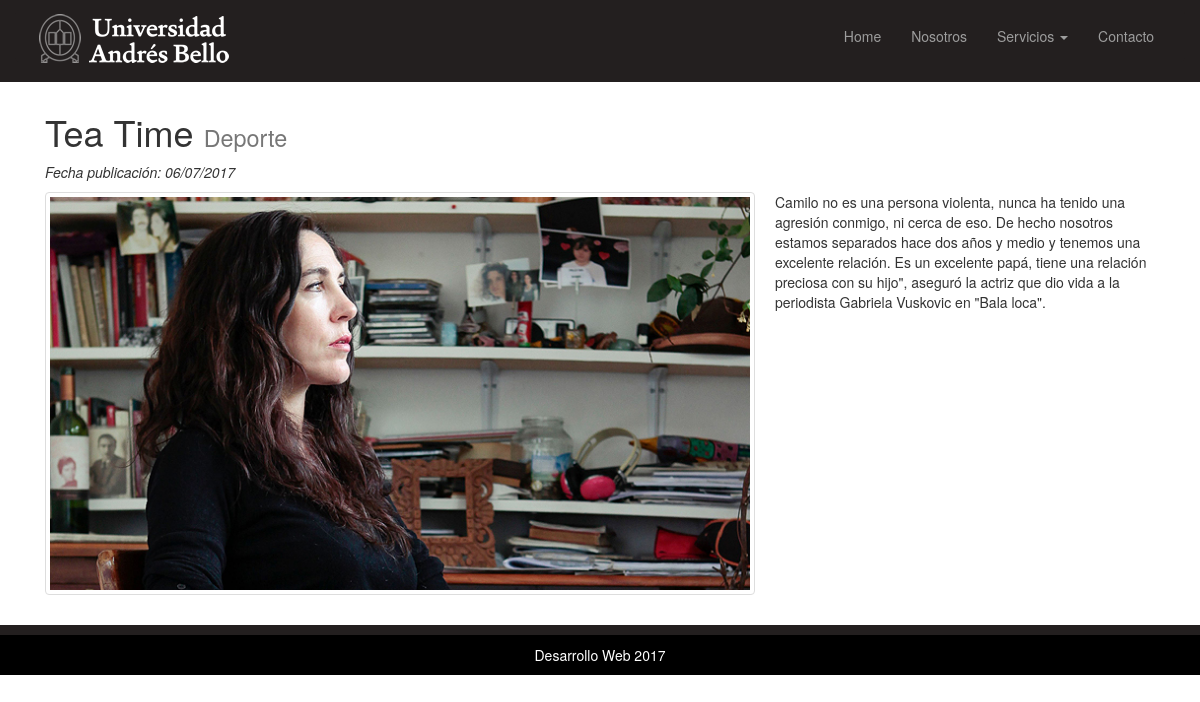
Page /noticia/18/ on the committed database.
### portalNoti/models.py (models this page shows, shortened)
class Noticia(models.Model):
    titular = models.CharField(max_length=140)
    categoria = models.ForeignKey(Categoria)
    description = models.TextField()
    destacada = models.BooleanField(default=False)
    created = models.DateTimeField(auto_now_add=True)
    modified = models.DateTimeField(auto_now=True)
    imagen = models.ImageField(upload_to='photos')

class Categoria(models.Model):
    nombre = models.CharField(max_length=140)
    created = models.DateTimeField(auto_now_add=True)
    modified = models.DateTimeField(auto_now=True)
    def __str__(self):
        return self.nombre

### portalNoti/views.py (the view)
# urls.py: url(r'^noticia/(?P<pk>[0-9]+)/$', views.noticia_detalle, name = 'noticia_detalle'),
def noticia_detalle(request, pk):
    noticia = get_object_or_404(Noticia, pk=pk)
    template_name = 'portalNoti/noticia_detalle.html'
    return render(request, template_name, {'noticia': noticia})

### templates/portalNoti/noticia_detalle.html (shortened to what this page needs)
{% extends 'base.html' %}
{% load thumbnail %}
{% block content %}
  <section>
    <div class="container">
      <div class="col-lg-12">
        <h1> {{noticia.titular}} <small>{{noticia.categoria}}</small></h1>
        <p><em>Fecha publicación: {{noticia.created|date:"d/m/Y"}}</em></p>
        {% thumbnail noticia.imagen "200x200" crop="center" as im %}
          <img src="{{ im.url }}" width="{{ im.width }}" height="{{ im.height }}" class="img-responsive img-thumbnail pull-left img-margin-right">
        {% endthumbnail %}
        <p>{{noticia.description|linebreaks}} </p>
      </div>
    </div>
  </section>
{% endblock %}

### static/css/style.css (style rules this page uses)
.img-margin-right { margin-right: 20px; }

### rows in the picture
Noticia: titular "Tea Time", categoria "Deporte", created "06/07/2017", description "Camilo no es una persona violenta, nunca ha tenido una agresión conmigo, ni cerca de eso. De hecho nosotros estamos separados hace dos años y medio y tenemos una excelente relación. Es un excelente papá, tiene una relación preciosa con su hijo\", aseguró la actriz que dio vida a la periodista Gabriela Vuskovic en \"Bala loca\"."
